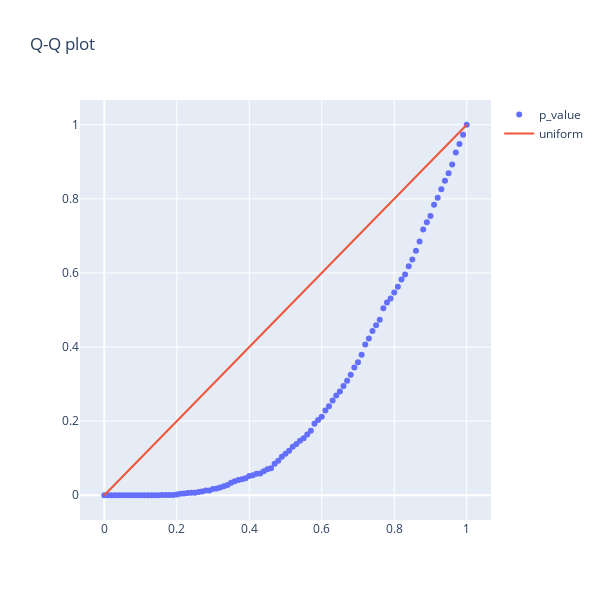

The code cell stored with this chart in its notebook:
### Code cell
probs = []
x = [0.01 * i for i in range(101)]
for i in range(101):
    alpha_step = 0.01 * i
    probs.append(p_val[p_val < alpha_step].shape[0] / p_val.shape[0])

fig = go.Figure([go.Scatter(x=x, y=probs, mode="markers", name = "p_value"),
                 go.Scatter(x=x,y=x, mode="lines",name="uniform")])
fig.update_layout(height=600, width=600, title="Q-Q plot")
